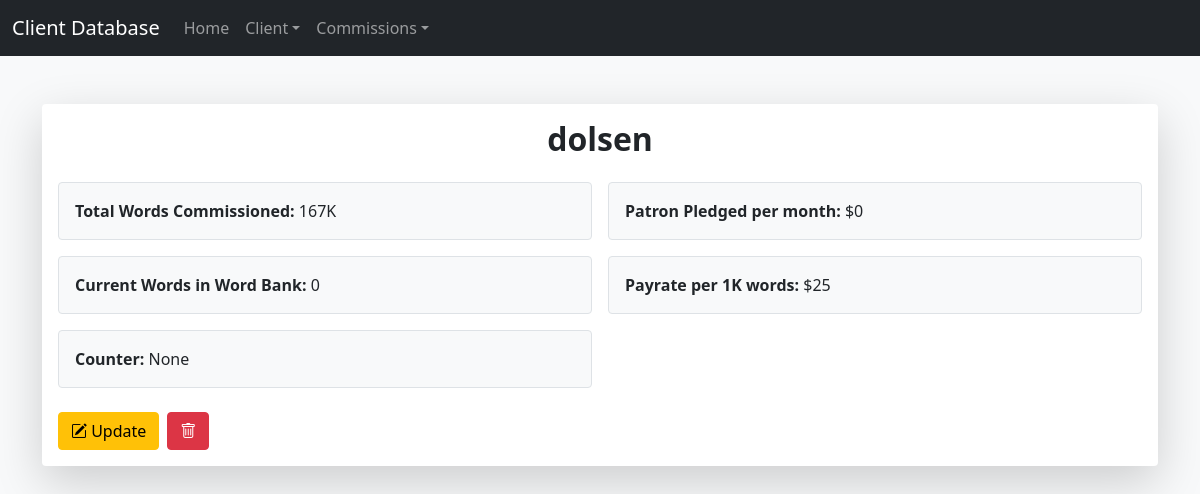
Screenshot of /view/1 with the database file from the repository.
### tables this page shows
CREATE TABLE Clients (id INTEGER PRIMARY KEY AUTOINCREMENT, Name TEXT, Commissioned INTEGER DEFAULT 0, Patron INTEGER DEFAULT 0, Word_Bank INTEGER DEFAULT 0, LAST_UPDATE TEXT DEFAULT NULL, Counter INTEGER DEFAULT (0));

### app.py (the view)
@app.route('/view/<int:id>')
def view_personal(id):
    Client = sqlquery("SELECT * FROM Clients WHERE id = ?", (id,))
    print(Client)
    Viewing_Client = Clients(Client[0][1], Client[0][2], Client[0][3], Client[0][4], Client[0][5], Client[0][6])
    payrate = Viewing_Client.payrate()
    Client_Details = [i for i in Client]
    return render_template('clientindividual.html', client = Client_Details, Payrate = payrate)

### Setup.py (called while the page is built)
def sqlquery(query, params=None):
    con = sqlite3.connect('Clients.db')
    cur = con.cursor()
    if params:
        cur.execute(query, params)
    else:
        cur.execute(query)
    if "SELECT" in query.upper():
        res = cur.fetchall()
    else:
        res = None
    con.commit()
    cur.close()
    con.close()
    return res

    def payrate(self):
        Cost_Per_Thousand_Words = 40
        if self.total_commissioned >= 25:
            Cost_Per_Thousand_Words = 25
        elif self.total_commissioned >= 15:
            Cost_Per_Thousand_Words = 35
        patron_prices = {
            25: 25,
            20: 30,
            10: 30,
            6: 35,
            3: 35,
            0: 40
        }
        patron_rate = patron_prices[self.patron]
        return min(patron_rate, Cost_Per_Thousand_Words)

### templates/clientindividual.html (shortened to what this page needs)
{% extends "base.html" %}
{% block content %}
<body class="bg-light">
<div class="container py-5">
    <div class="card shadow-lg border-0">
        <div class="card-body">
            <h2 class="card-title text-center mb-4 fw-bold">{{ client[0][1] }}</h2>
            <div class="row g-3 mb-4">
                <div class="col-md-6">
                    <div class="p-3 bg-light rounded border">
                        <strong>Total Words Commissioned:</strong> {{ client[0][2] }}K
                    </div>
                </div>
                <div class="col-md-6">
                    <div class="p-3 bg-light rounded border">
                        <strong>Patron Pledged per month:</strong> ${{ client[0][3] }}
                    </div>
                </div>
                <div class="col-md-6">
                    <div class="p-3 bg-light rounded border">
                        <strong>Current Words in Word Bank: </strong> {{ client[0][4] }}
                    </div>
                </div>
                <div class="col-md-6">
                    <div class="p-3 bg-light rounded border">
                        <strong>Payrate per 1K words:</strong> ${{ Payrate }}
                    </div>
                </div>
                <div class="col-md-6">
                    <div class="p-3 bg-light rounded border">
                        <strong>Counter:</strong> {{ client[0][6] }}
                    </div>
                </div>
            </div>
            <div class="d-flex gap-2">
                <a href="/update/{{ client[0][0]}}" class="btn btn-warning">
                    <i class="bi bi-pencil-square"></i> Update
                </a>
                           <form action="{{url_for('delete', id=client[0][0])}}" method="POST">
<button type="button" class="btn btn-danger" data-bs-toggle="modal" data-bs-target="#myModal_{{ client[0][0]}}">
 <i class="bi bi-trash"></i>
</button>
          </form>
            </div>
        </div>
    </div>
</div>
{% endblock %}

### rows the page displays
Clients: Name "dolsen", Commissioned "167", Patron "0", Word_Bank "0"

### other values shown
{{ Payrate }} "25"
{{ client[0][6] }} "None"
